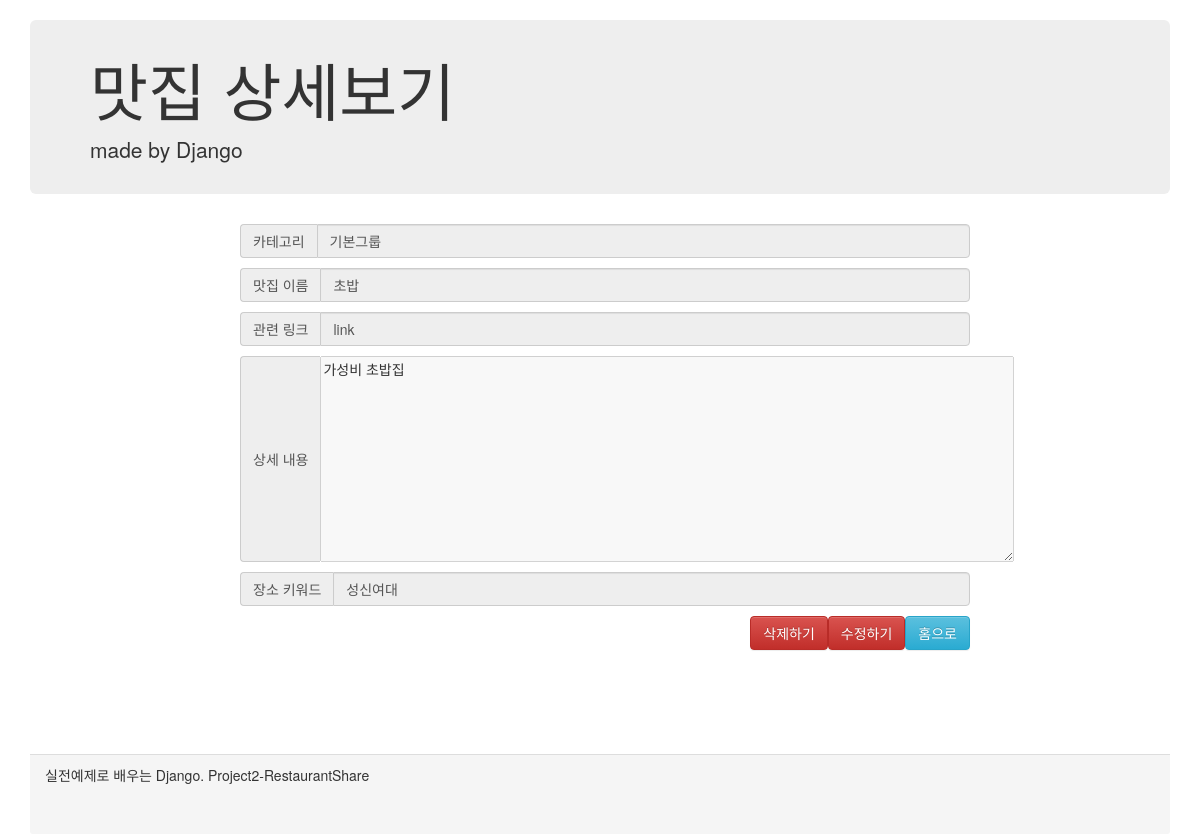
/restaurantDetail/4, run on the app's committed database.
### sharesRes/models.py (models this page shows)
class Restaurant(models.Model) : # 맛집 table
    category = models.ForeignKey(Category, on_delete=models.SET_DEFAULT, default=6)
    restaurant_name = models.CharField(max_length=100) # 맛집 이름
    restaurant_link = models.CharField(max_length=500) # 맛집 URL
    restaurant_content = models.TextField() # 맛집 설명
    restaurant_keyword = models.CharField(max_length=50) # 키워드

class Category(models.Model) :
    category_name = models.CharField(max_length=100)

### sharesRes/views.py (the view)
# urls.py: path('restaurantDetail/<str:res_id>', views.restaurantDetail, name='resDetailPage'),
def restaurantDetail(request, res_id) :
    rest = Restaurant.objects.get(id=res_id)
    content = {'rest':rest}
    return render(request, 'SharesRes/restaurantDetail.html', content)

### sharesRes/templates/sharesRes/restaurantDetail.html (shortened to what this page needs)
<html lang="en">
<head>
    <link rel="stylesheet" href="https://maxcdn.bootstrapcdn.com/bootstrap/3.3.2/css/bootstrap.min.css">
    <link rel="stylesheet" href="https://maxcdn.bootstrapcdn.com/bootstrap/3.3.2/css/bootstrap-theme.min.css">
</head>
<body>
    <div class="container">
        <div class="header">
            <div class="jumbotron">
                <h1>맛집 상세보기</h1>
                <p>made by Django</p>
            </div>
        </div>
        <div class="content">
            <div class="inputDiv">
                <div class="input-group">
                    <span class="input-group-addon" id="sizing-addon2">카테고리</span>
                    <input id="resCategory" name="resCategory" type="text" class="form-control" disabled value="{{rest.category.category_name}}">
                </div>
                <div class="input-group">
                    <span class="input-group-addon" id="sizing-addon2">맛집 이름</span>
                    <input id="resTitle" name="resTitle" type="text" class="form-control" disabled value="{{rest.restaurant_name}}">
                </div>
                <div class="input-group">
                    <span class="input-group-addon" id="sizing-addon2">관련 링크</span>
                    <input id="resLink" name="resLink" type="text" class="form-control" disabled value="{{rest.restaurant_link}}">
                </div>
                <div class="input-group">
                    <span class="input-group-addon" id="sizing-addon2">상세 내용</span>
                    <textarea id="resContent" name="resContent" cols="90" rows="10" disabled value="">{{rest.restaurant_content}}</textarea>
                </div>
                <div class="input-group">
                    <span class="input-group-addon" id="sizing-addon2">장소 키워드</span>
                    <input id="resLoc" name="resLoc" type="text" class="form-control" disabled value="{{rest.restaurant_keyword}}">
                </div>
                <a href ="/" class="resAddBtn btn btn-info" role="button">홈으로</a>
                <a href ="./updatePage/{{rest.id}}" class="resAddBtn btn btn-danger" role="button">수정하기</a>
                <form action="./delete" method="post">{% csrf_token %}
                    <input type="submit" class="resAddBtn btn btn-danger" value="삭제하기"/>
                </form>
            </div>
        </div>
        <div class="panel-footer">
            실전예제로 배우는 Django. Project2-RestaurantShare
        </div>
    </div>
</body>
</html>

### sharesRes/templates/sharesRes/restaurantDetail.html (style rules this page uses)
.container { margin-top: 20px; }
.jumbotron { padding-top:15px; padding-bottom:15px; }
.content { min-height: 60%; margin: auto; }
.inputDiv { margin-left: 200px; margin-right: 200px; margin-bottom: 50px; }
.input-group { margin:10px; width: 730px; }
.resAddBtn { float:right; }
.panel-footer { margin-top: 50px; height: 10%; }

### data on the page
Restaurant: resCategory "기본그룹", resTitle "초밥", resLink "link", resContent "가성비 초밥집", resLoc "성신여대"
